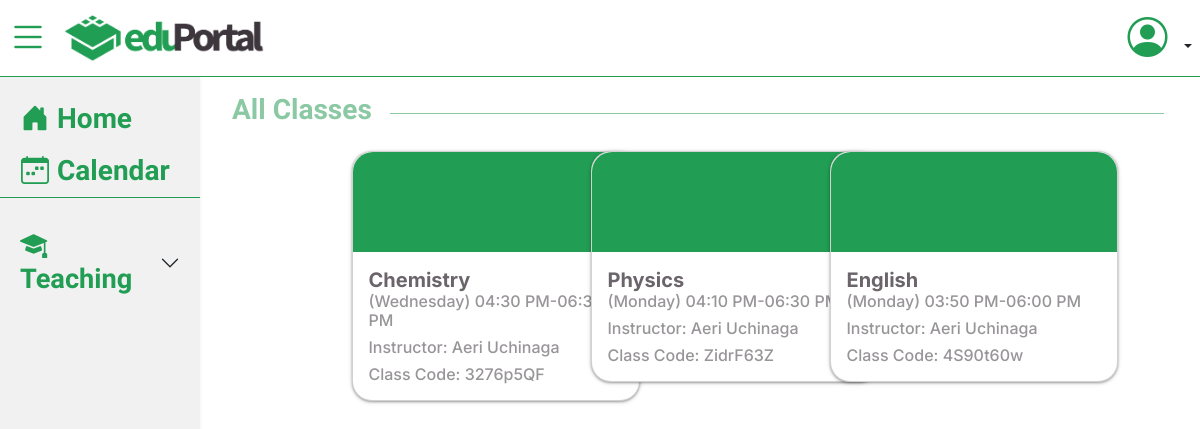
/prof/prof-dashboard.php (signed in), run on the app's committed database.
### tables this page shows
CREATE TABLE `classes` (
  `class_num` int(11) NOT NULL,
  `class_code` varchar(10) NOT NULL,
  `user_id` int(11) NOT NULL,
  `class_name` varchar(100) NOT NULL,
  `class_teacher` varchar(100) NOT NULL,
  `class_schedule` varchar(100) NOT NULL,
  `class_status` varchar(20) NOT NULL
);

### log and reg backend/classes/connection.php (called while the page is built)
<?php
class DbConnection{
    private $db_server = "localhost";
    private $db_user = "root";
    private $db_password = "";
    private $db_name = "classroom_db";
    protected function connect(){
        $dsn = 'mysql:host=' . $this->db_server . ';dbname='. $this->db_name;
        $pdo = new PDO($dsn, $this->db_user, $this->db_password);
        $pdo->setAttribute(PDO:: ATTR_DEFAULT_FETCH_MODE, PDO:: FETCH_ASSOC);
        return $pdo;
    }
}

### prof/classes/model.Prof.php (called while the page is built, shortened)
<?php
class Instructor extends DbConnection
{
    protected function fetchInstructorClass(){
        $sql = "SELECT class_code, class_name, users.user_id, class_teacher, class_schedule FROM `classes` INNER JOIN users ON classes.class_teacher = users.name WHERE users.user_id = ?";
        $stmt = $this->connect()->prepare($sql);
        try {
            if ($stmt->execute(array($_SESSION["user_id"]))) {
                return $classList = $stmt->fetchAll(PDO::FETCH_ASSOC);
            } else {
                return null;
            }
        } catch (PDOException $e) {
            echo "Error: " . $e->getMessage();
            return null;
        }
    }
}

### prof/classes/controller.Prof.php (called while the page is built, shortened)
<?php
class InstructorController extends Instructor
{
    public function getProfClass(){
        $classList = $this->fetchInstructorClass();
        return $classList;
    }
}

### prof/includes/load-classes.php (the view)
<?php
$instrCtrlr = new InstructorController();
$classList = $instrCtrlr->getProfClass();
for($i = 0 ; $i < count($classList); $i++){
    echo "<div class='col-lg-3 col-md-4 mb-3'>";
    echo "<a href='#' class='dislay-class'>";
    echo "<div class='card shadow-elevation-light-3' style='width: 18rem; border-radius: 20px;'>";
    echo "<div class='card-img-top' style='height: 100px; background-color: var(--green1); border-radius: 20px 20px 0 0;'></div> ";
    echo "<div class='card-body'>";
    echo "<h5 class='card-title i-font black2 mb-0' class-name>{$classList[$i]['class_name']}</h5>";
    echo "<h6 class='card-text black3 class-sched'>{$classList[$i]['class_schedule']}</h6>";
    echo "<h6 class='card-text black3 class-teacher'>Instructor: {$classList[$i]['class_teacher']}</h6>";
    echo "<h6 class='card-text black3 class-code'>Class Code: {$classList[$i]['class_code']}</h6>";
    echo "</div>";
    echo "</div>";
    echo "</a>";
    echo "</div>";
}

### prof/css/index.css (style rules this page uses)
:root { --green1: #219E53; --green2: #56B37B; --green3: #8AC9A3; --green1_hover: #208046; --black1: #3D363D; --black2: #6B656B; --black3: #989598; --white1: #FFFFFF; --white2: #FCFCFC; --white3: #EEEEEE; }
* { box-sizing: border-box; margin: 0; padding: 0; }
body { font-family: 'Inter', sans-serif; }
.black2 { color: var(--black2); }
.black3 { color: var(--black3); }
.card { width: 100%; }
.shadow-elevation-light-3 { box-shadow: 0px 1px 3px rgba(0, 0, 0, 0.2), 0px 1px 2px rgba(0, 0, 0, 0.14), 0px 1px 5px rgba(0, 0, 0, 0.12); }
a { text-decoration: none; }
.i-font { font-family: 'Inter', cursive; font-weight: bold; }

### data on the page
classes: class_name "Chemistry", class_schedule "(Wednesday) 04:30 PM-06:30 PM", class_teacher "Aeri Uchinaga", class_code "3276p5QF"
classes: class_name "Physics", class_schedule "(Monday) 04:10 PM-06:30 PM", class_teacher "Aeri Uchinaga", class_code "ZidrF63Z"
classes: class_name "English", class_schedule "(Monday) 03:50 PM-06:00 PM", class_teacher "Aeri Uchinaga", class_code "4S90t60w"
